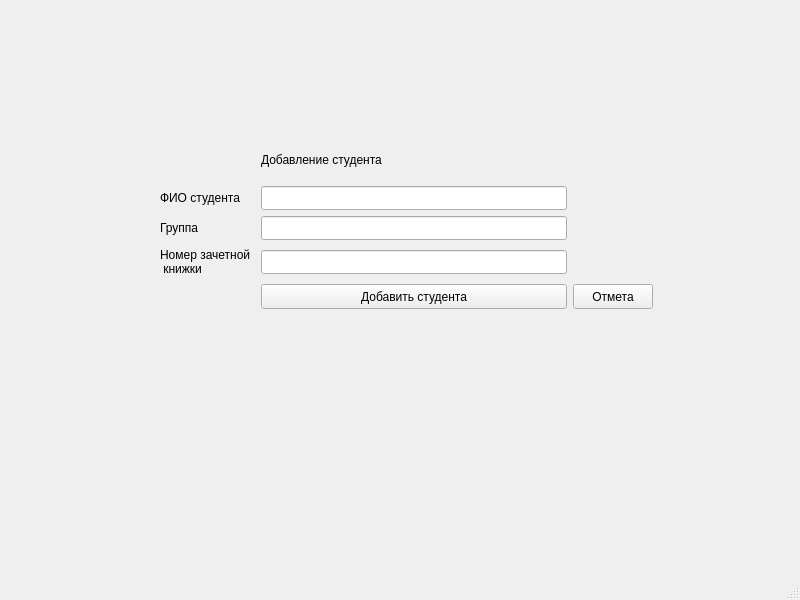
<?xml version="1.0" encoding="UTF-8"?>
<ui version="4.0">
 <class>AddNewStudent</class>
 <widget class="QMainWindow" name="AddNewStudent">
  <property name="geometry">
   <rect>
    <x>0</x>
    <y>0</y>
    <width>800</width>
    <height>600</height>
   </rect>
  </property>
  <property name="windowTitle">
   <string>MainWindow</string>
  </property>
  <widget class="QWidget" name="centralwidget">
   <widget class="QLabel" name="label_4">
    <property name="geometry">
     <rect>
      <x>160</x>
      <y>246</y>
      <width>95</width>
      <height>32</height>
     </rect>
    </property>
    <property name="text">
     <string>Номер зачетной 
 книжки</string>
    </property>
   </widget>
   <widget class="QLabel" name="label_3">
    <property name="geometry">
     <rect>
      <x>160</x>
      <y>186</y>
      <width>95</width>
      <height>24</height>
     </rect>
    </property>
    <property name="text">
     <string>ФИО студента</string>
    </property>
   </widget>
   <widget class="QLineEdit" name="lineEdit">
    <property name="geometry">
     <rect>
      <x>261</x>
      <y>186</y>
      <width>306</width>
      <height>24</height>
     </rect>
    </property>
   </widget>
   <widget class="QPushButton" name="pushButton_2">
    <property name="geometry">
     <rect>
      <x>573</x>
      <y>284</y>
      <width>80</width>
      <height>25</height>
     </rect>
    </property>
    <property name="text">
     <string>Отмета</string>
    </property>
   </widget>
   <widget class="QLabel" name="label">
    <property name="geometry">
     <rect>
      <x>160</x>
      <y>216</y>
      <width>95</width>
      <height>24</height>
     </rect>
    </property>
    <property name="text">
     <string>Группа</string>
    </property>
   </widget>
   <widget class="QLabel" name="label_2">
    <property name="geometry">
     <rect>
      <x>261</x>
      <y>140</y>
      <width>306</width>
      <height>40</height>
     </rect>
    </property>
    <property name="text">
     <string>Добавление студента</string>
    </property>
   </widget>
   <widget class="QLineEdit" name="lineEdit_3">
    <property name="geometry">
     <rect>
      <x>261</x>
      <y>250</y>
      <width>306</width>
      <height>24</height>
     </rect>
    </property>
   </widget>
   <widget class="QPushButton" name="pushButton">
    <property name="geometry">
     <rect>
      <x>261</x>
      <y>284</y>
      <width>306</width>
      <height>25</height>
     </rect>
    </property>
    <property name="text">
     <string>Добавить студента</string>
    </property>
   </widget>
   <widget class="QLineEdit" name="lineEdit_2">
    <property name="geometry">
     <rect>
      <x>261</x>
      <y>216</y>
      <width>306</width>
      <height>24</height>
     </rect>
    </property>
   </widget>
  </widget>
  <widget class="QMenuBar" name="menubar">
   <property name="geometry">
    <rect>
     <x>0</x>
     <y>0</y>
     <width>800</width>
     <height>25</height>
    </rect>
   </property>
  </widget>
  <widget class="QStatusBar" name="statusbar"/>
 </widget>
 <resources/>
 <connections/>
</ui>
